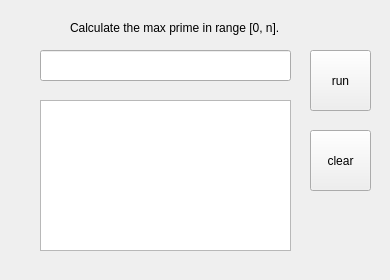
<?xml version="1.0" encoding="UTF-8"?>
<ui version="4.0">
 <class>myQtAppDLG</class>
 <widget class="QWidget" name="myQtAppDLG">
  <property name="geometry">
   <rect>
    <x>0</x>
    <y>0</y>
    <width>390</width>
    <height>280</height>
   </rect>
  </property>
  <property name="minimumSize">
   <size>
    <width>390</width>
    <height>280</height>
   </size>
  </property>
  <property name="maximumSize">
   <size>
    <width>390</width>
    <height>280</height>
   </size>
  </property>
  <property name="windowTitle">
   <string>york prime</string>
  </property>
  <widget class="QPushButton" name="pushButton_do">
   <property name="geometry">
    <rect>
     <x>310</x>
     <y>50</y>
     <width>61</width>
     <height>61</height>
    </rect>
   </property>
   <property name="text">
    <string>run</string>
   </property>
  </widget>
  <widget class="QPushButton" name="pushButton_clear">
   <property name="geometry">
    <rect>
     <x>310</x>
     <y>130</y>
     <width>61</width>
     <height>61</height>
    </rect>
   </property>
   <property name="text">
    <string>clear</string>
   </property>
  </widget>
  <widget class="QTextEdit" name="textEdit">
   <property name="geometry">
    <rect>
     <x>40</x>
     <y>100</y>
     <width>251</width>
     <height>151</height>
    </rect>
   </property>
   <property name="html">
    <string>&lt;!DOCTYPE HTML PUBLIC &quot;-//W3C//DTD HTML 4.0//EN&quot; &quot;http://www.w3.org/TR/REC-html40/strict.dtd&quot;&gt;
&lt;html&gt;&lt;head&gt;&lt;meta name=&quot;qrichtext&quot; content=&quot;1&quot; /&gt;&lt;style type=&quot;text/css&quot;&gt;
p, li { white-space: pre-wrap; }
&lt;/style&gt;&lt;/head&gt;&lt;body style=&quot; font-family:'宋体'; font-size:9pt; font-weight:400; font-style:normal;&quot;&gt;
&lt;p style=&quot;-qt-paragraph-type:empty; margin-top:0px; margin-bottom:0px; margin-left:0px; margin-right:0px; -qt-block-indent:0; text-indent:0px;&quot;&gt;&lt;/p&gt;&lt;/body&gt;&lt;/html&gt;</string>
   </property>
  </widget>
  <widget class="QLineEdit" name="lineEdit">
   <property name="geometry">
    <rect>
     <x>40</x>
     <y>50</y>
     <width>251</width>
     <height>31</height>
    </rect>
   </property>
   <property name="font">
    <font>
     <family>微软雅黑</family>
     <pointsize>11</pointsize>
    </font>
   </property>
  </widget>
  <widget class="QLabel" name="label">
   <property name="geometry">
    <rect>
     <x>70</x>
     <y>20</y>
     <width>251</width>
     <height>16</height>
    </rect>
   </property>
   <property name="text">
    <string>Calculate the max prime in range [0, n].</string>
   </property>
  </widget>
 </widget>
 <resources/>
 <connections/>
</ui>
